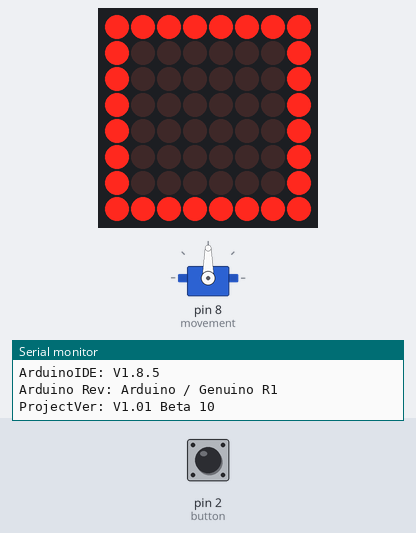
A sketch run on a simulated Arduino Uno, built with avr-gcc and run on an emulated ATmega328P. Shown: 8×8 LED matrix, servo, the last lines printed to the serial monitor. Inputs (shaded band) come from the test bench; at power-on: pin 2 (button) LOW.

Above: at 5.2 s.
7.1 s: pin 2 (button) pulled HIGH for 0.15 s
At 8.2 s:
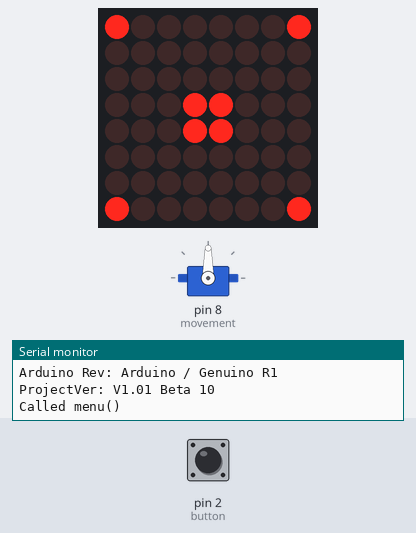
At 10.2 s:
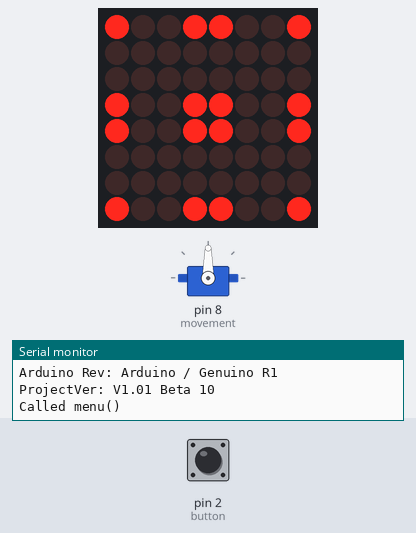
Timing chart, 0 to 11.7 s (numbered marks = the images above; inputs shaded):
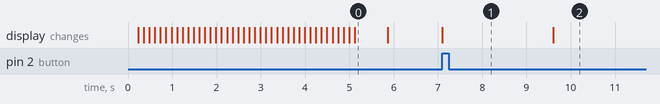

The sketch:

InteractiveBear.ino
```cpp
#include <Servo.h>
#include <MaxMatrix.h>

Servo movement;


const int CS = 5;
const int CLK = 6;
const int DIN = 7;
const int button = 2;
int maxInUse = 1;
int sequencestuptme = 125;
int addittime = 500;
int mvmt = 500;
int buttonstatus = 0;

MaxMatrix m(DIN, CS, CLK, maxInUse);

char start1[] = {8, 8,
B00000000,
B00000000,
B00000000,
B00011000,
B00011000,
B00000000,
B00000000,
B00000000
};

char start2[] = {8, 8,
B00000000,
B00000000,
B00011000,
B00100100,
B00100100,
B00011000,
B00000000,
B00000000
};

char start3[] = {8, 8,
B00000000,
B00111100,
B01000010,
B01000010,
B01000010,
B01000010,
B00111100,
B00000000
};

char start4[] = {8, 8,
B11111111,
B10000001,
B10000001,
B10000001,
B10000001,
B10000001,
B10000001,
B11111111
};

char sqr[] = {8, 8,
B10000001,
B00000000,
B00000000,
B00011000,
B00011000,
B00000000,
B00000000,
B10000001
};

char sqr1[] = {8, 8,
B10011001,
B00000000,
B00000000,
B10011001,
B10011001,
B00000000,
B00000000,
B10011001
};

void SerialINIT() {
  Serial.println("***************************");
  Serial.println("*                         *");
  Serial.println("*         Arduino         *");
  Serial.println("*     System Initalizer   *");
  Serial.println("*                         *");
  Serial.println("*                         *");
  Serial.println("***************************");
  Serial.println("ArduinoIDE: V1.8.5");
  Serial.println("Arduino Rev: Arduino / Genuino R1");
  Serial.println("ProjectVer: V1.01 Beta 10");
  }

void startupsequence() {
 for (int i=0; i<10; i++) {
    m.writeSprite(0, 0, start1);
    delay(sequencestuptme);
    m.writeSprite(0, 0, start2);
    delay(sequencestuptme);
    m.writeSprite(0, 0, start3);
    delay(sequencestuptme);
    m.writeSprite(0, 0, start4);
    delay(sequencestuptme);
    }
    delay(sequencestuptme + addittime);
    m.clear();

  }


void setup() {
  Serial.begin(9600);
  SerialINIT();
  m.init();
  m.setIntensity(10);
  movement.attach(8);
  startupsequence();
  pinMode(button, INPUT);

  }

void menu() {
  Serial.println("Called menu()");
          m.writeSprite(0, 0, sqr);
          delay(2500);
          m.clear();
          for (int x; x<3; x++){
           if (buttonstatus == HIGH) {
            m.writeSprite(0, 0, sqr1);
            }
          }
  }

 void loop() {
  buttonstatus = digitalRead(button);

  if (buttonstatus == HIGH){
          menu();
          }
}
```

Measured:
- after the input at 7.1 s, the display: changes at once (image 1)
- what the display in image 0 shows lasts 0.8 s, from 5.1 s to 5.9 s
